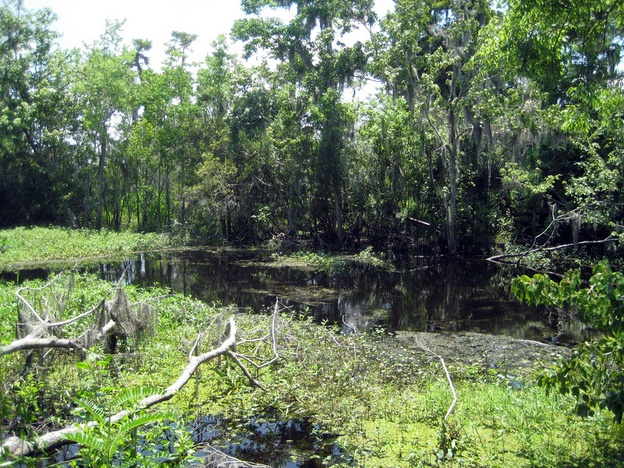
#> input picture Introducao_visao_computacional/imagens/woods.jpg, 624 x 468 px, shrunk from 1000 x 750 before the run, found by its file name
$ jupyter execute 'Copy_of_Aula_8_Visão_Computacional.ipynb'
#> lines starting #> are read from the running program, lines starting #| are printed output that depends on the picture
[cell 1]
import cv2
from PIL import Image
from numpy import *
from pylab import *
import pandas
import matplotlib.pyplot as plt
import matplotlib.image as mpimg
import os # lib para acesso ao sistema operacional -> ler a pasta

from google.colab.patches import cv2_imshow

##Transferindo coloração de uma imagem para outra

Neste notebook será demonstrado a transferência de cor entre duas imagens utilizando o espaço de cores L * a * b *, a média e o desvio padrão de cada canal L *, a * e b *, respectivamente.

O algoritmo funciona assim:

1.   Insira uma imagem de origem e de destino. A imagem de origem contém as cores que você deseja que a imagem de destino absorva.
2.   Converta a imagem de origem e de destino no espaço de cores L * a * b *. O espaço de cores L * a * b * modela a uniformidade perceptiva, onde uma pequena mudança em uma quantidade de valor de cor também deve produzir uma mudança relativamente igual na importância da cor. O espaço de cores L * a * b * faz um trabalho substancialmente melhor em imitar como os humanos interpretam as cores do que o espaço de cores RGB padrão e, como você verá, funciona muito bem para transferência de cores.
3. Divida os canais de origem e destino.

4. Calcule a média e o desvio padrão de cada um dos canais L * a * b * para as imagens de origem e destino.
5. Subtraia a média dos canais L * a * b * da imagem alvo dos canais alvo.
6. Dimensione os canais de destino pela proporção do desvio padrão do destino dividido pelo desvio padrão da origem, multiplicado pelos canais de destino.
7. Adicione as médias dos canais L * a * b * para a origem.
8. Limite quaisquer valores que estejam fora do intervalo [0, 255].
9. Mescle os canais novamente.
10. Converta de volta para o espaço de cores RGB a partir do espaço L * a * b *.

[cell 2]
def transferir_cor(origem, destino):
	# converte as imagens do RGB para o espaço de cor L * ab *.
  # certifique-se de utilizar o tipo de dados de ponto flutuante (nota: OpenCV
  # espera que os dados sejam de 32 bits, então use isso em vez de 64 bits)
	origem = cv2.cvtColor(origem, cv2.COLOR_BGR2LAB).astype("float32")
	destino = cv2.cvtColor(destino, cv2.COLOR_BGR2LAB).astype("float32")
 # computar estatísticas de cores para as imagens de origem e destino
	(lMeanSrc, lStdSrc, aMeanSrc, aStdSrc, bMeanSrc, bStdSrc) = image_stats(origem)
	(lMeanTar, lStdTar, aMeanTar, aStdTar, bMeanTar, bStdTar) = image_stats(destino)
	# subtraindo a média da imagem de destino
	(l, a, b) = cv2.split(destino)
	l -= lMeanTar
	a -= aMeanTar
	b -= bMeanTar
	# escalando pelo desvio padrão
	l = (lStdTar / lStdSrc) * l
	a = (aStdTar / aStdSrc) * a
	b = (bStdTar / bStdSrc) * b
	# adicionando a média da imagem de origem
	l += lMeanSrc
	a += aMeanSrc
	b += bMeanSrc
	# limita as intensidades de pixel para [0, 255] se caso fiquem fora desse intervalo
	l = np.clip(l, 0, 255)
	a = np.clip(a, 0, 255)
	b = np.clip(b, 0, 255)
	# mescla os canais e converte de volta para o espaço de cor RGB,
  # certificando-se de utilizar os dados inteiros
	imagem_transferida = cv2.merge([l, a, b])
	imagem_transferida = cv2.cvtColor(imagem_transferida.astype("uint8"), cv2.COLOR_LAB2BGR)

	# retorna a imagem com a cor transferida
	return imagem_transferida

def image_stats(image):
	# calcula a média e o desvio padrão de cada canal
	(l, a, b) = cv2.split(image)
	(lMean, lStd) = (l.mean(), l.std())
	(aMean, aStd) = (a.mean(), a.std())
	(bMean, bStd) = (b.mean(), b.std())
	# retorna as estatísticas calculadas
	return (lMean, lStd, aMean, aStd, bMean, bStd)

[cell 3]
# Carrega as imagens
origem = cv2.imread('woods.jpg')
#> origem is the input picture: shape (468, 624, 3); mean B, G, R 90.9, 120.1, 104.3
destino = cv2.imread('storm.jpg')
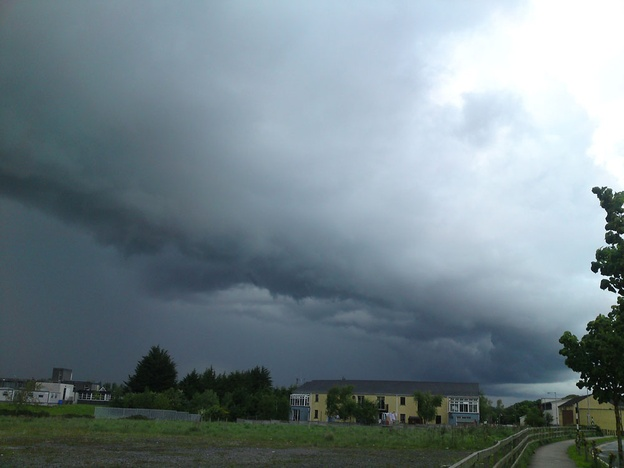
#> input picture Introducao_visao_computacional/imagens/storm.jpg, 624 x 468 px, shrunk from 1000 x 750 before the run, found by its file name
#> destino is the input picture: shape (468, 624, 3); mean B, G, R 138.1, 131.6, 116

# transfere a distribuição de cores da imagem de origem para a imagem de destino
imagem_transferida = transferir_cor(origem, destino)
#> in transferir_cor, `origem = cv2.cvtColor(origem, cv2.COLOR_BGR2LAB).astype("float32")`:
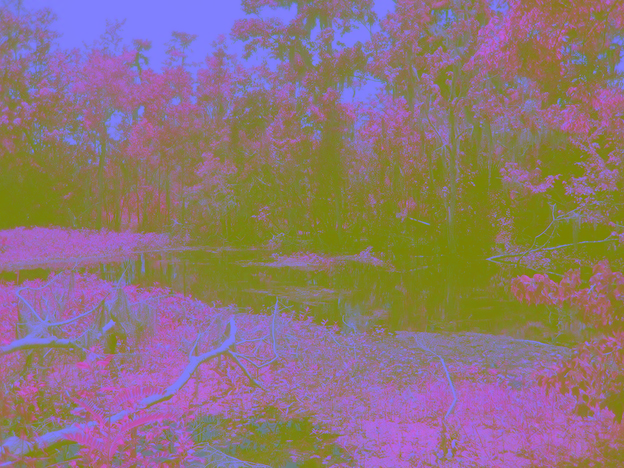
#> origem: shape (468, 624, 3) float32; mean of channels 0, 1, 2 120.6, 117.2, 141.4; drawn as B, G, R
#> in transferir_cor, `destino = cv2.cvtColor(destino, cv2.COLOR_BGR2LAB).astype("float32")`:
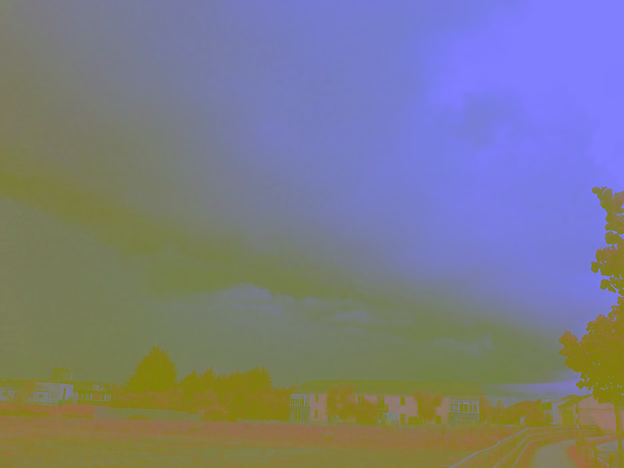
#> destino: shape (468, 624, 3) float32; mean of channels 0, 1, 2 134.6, 123.8, 122.8; drawn as B, G, R
#> in image_stats, `(l, a, b) = cv2.split(image)`:
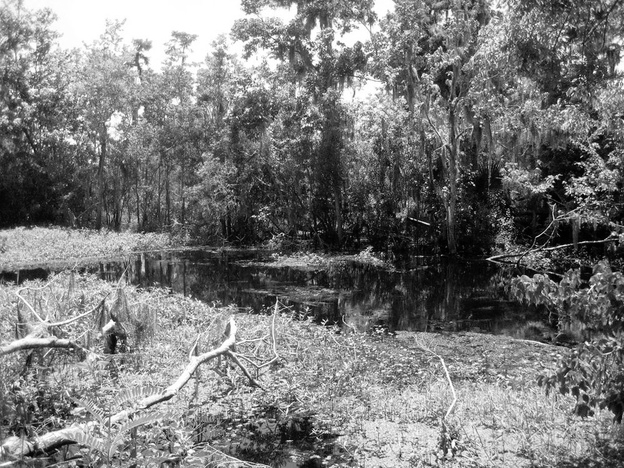
#> l: shape (468, 624) float32; min 0, max 255, mean 120.6
#> in image_stats, `(lMean, lStd) = (l.mean(), l.std())`: lMean = 120.6; lStd = 67.56
#> in image_stats, `(aMean, aStd) = (a.mean(), a.std())`: aMean = 117.2; aStd = 9.25
#> in image_stats, `(bMean, bStd) = (b.mean(), b.std())`: bMean = 141.4; bStd = 16.03
#> in transferir_cor, `(lMeanSrc, lStdSrc, aMeanSrc, aStdSrc, bMeanSrc, bStdSrc) = image_stat..`: lMeanSrc = 120.6; lStdSrc = 67.56; aMeanSrc = 117.2; aStdSrc = 9.25; bMeanSrc = 141.4; bStdSrc = 16.03
#> in image_stats (call 2), `(l, a, b) = cv2.split(image)`:
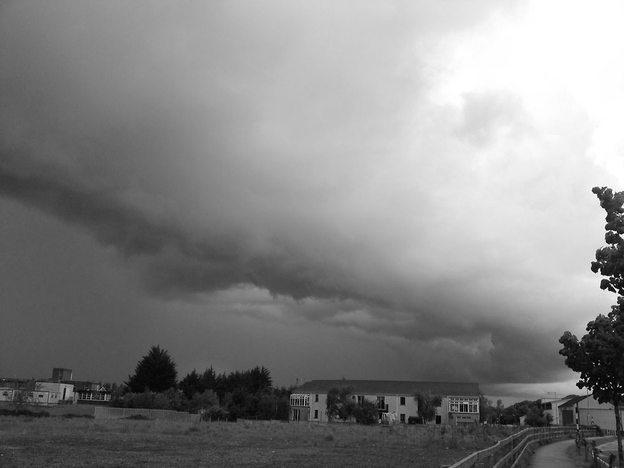
#> l: shape (468, 624) float32; min 1, max 255, mean 134.6
#> in image_stats (call 2), `(l, a, b) = cv2.split(image)`:
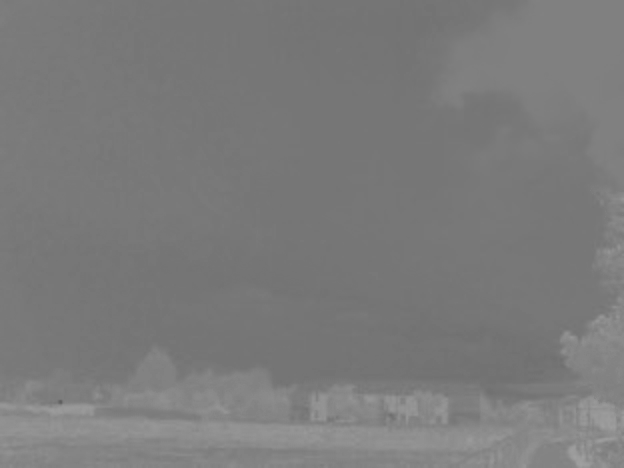
#> b: shape (468, 624) float32; min 94, max 160, mean 122.8
#> in image_stats (call 2), `(lMean, lStd) = (l.mean(), l.std())`: lMean = 134.6; lStd = 67.78
#> in image_stats (call 2), `(aMean, aStd) = (a.mean(), a.std())`: aMean = 123.9; aStd = 2.73
#> in image_stats (call 2), `(bMean, bStd) = (b.mean(), b.std())`: bMean = 122.8; bStd = 7.41
#> in transferir_cor, `(lMeanTar, lStdTar, aMeanTar, aStdTar, bMeanTar, bStdTar) = image_stat..`: lMeanTar = 134.6; lStdTar = 67.78; aMeanTar = 123.9; aStdTar = 2.73; bMeanTar = 122.8; bStdTar = 7.41
#> in transferir_cor, `b -= bMeanTar`:
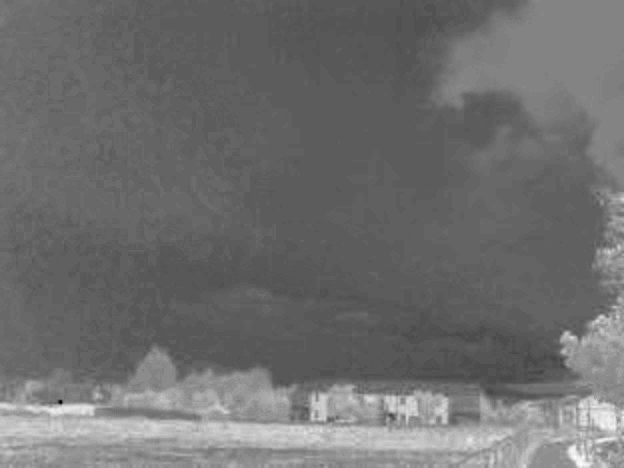
#> b: shape (468, 624) float32; min -28.81, max 37.19, mean 0; drawn with min black and max white
#> in transferir_cor, `imagem_transferida = cv2.cvtColor(imagem_transferida.astype("uint8"), ..`:
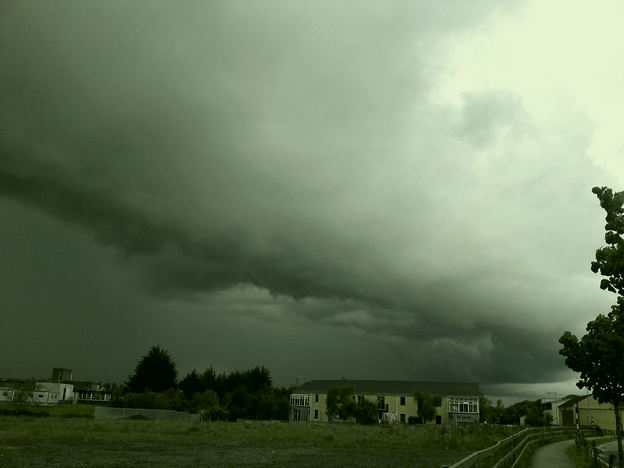
#> imagem_transferida: shape (468, 624, 3); mean B, G, R 93.7, 119.8, 103.8

origem = cv2.cvtColor(origem, cv2.COLOR_BGR2RGB)
destino = cv2.cvtColor(destino, cv2.COLOR_BGR2RGB)
imagem_transferida = cv2.cvtColor(imagem_transferida, cv2.COLOR_BGR2RGB)

fig = plt.figure(figsize=(16, 16))

sub_imagem = fig.add_subplot(1, 3, 1)
imgplot = plt.imshow(origem)
sub_imagem.set_title('Origem')

sub_imagem = fig.add_subplot(1, 3, 2)
imgplot = plt.imshow(destino)
sub_imagem.set_title('Destino')

sub_imagem = fig.add_subplot(1, 3, 3)
imgplot = plt.imshow(imagem_transferida)
sub_imagem.set_title('Transformada')

##Identificando a maturidade dos mamões por meio de Visão Computacional

[cell 4]
# Carregando arquivos
input_folder = '/content/mamao'
files = [os.path.join(input_folder, f) for f in os.listdir(input_folder)]

fig = plt.figure(figsize=(24, 34))
atual = 1
for index,arquivo in enumerate(files):
    #nome_arquivo_completo = os.path.basename(arquivo)
    if(cv2.imread(arquivo) is not None):
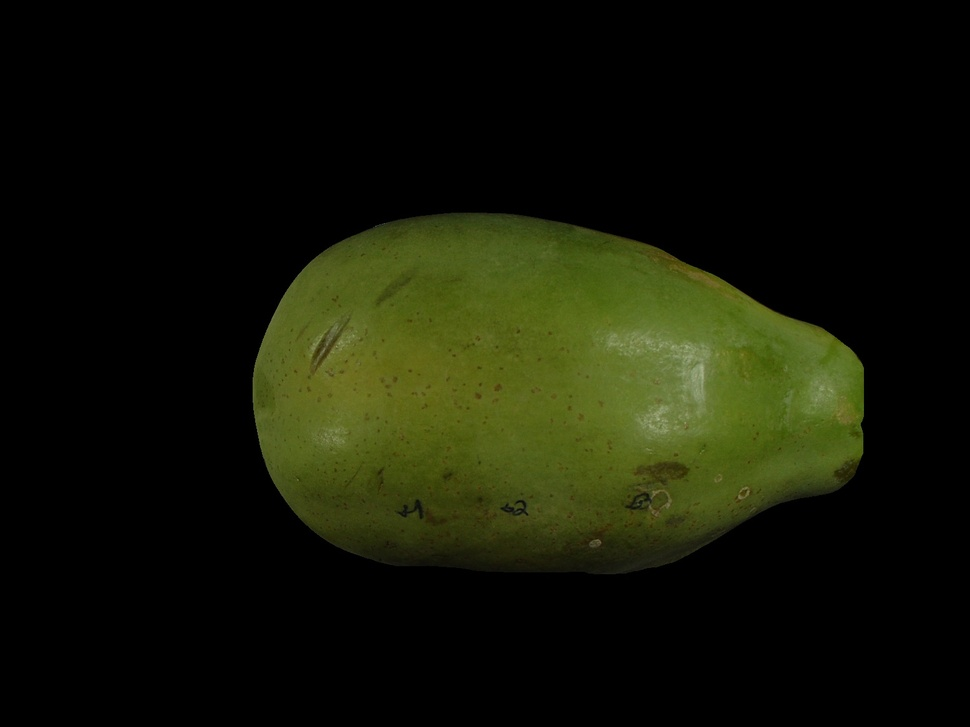
#> input picture Introducao_visao_computacional/imagens/mamao/EM1_D1_.jpg, 970 x 727 px, shrunk from 1555 x 1166 before the run, found by its file name
        imagem =  mpimg.imread(arquivo)
        sub_imagem = fig.add_subplot(4,3, atual)
        atual = atual + 1
        imgplot = plt.imshow(imagem)

##Distinção de maturidade por meio da análise de histogramas

[cell 5]
fig = plt.figure(figsize=(24, 34))
atual = 1
for index,arquivo in enumerate(files):
    nome_arquivo_completo = os.path.basename(arquivo)
    if(cv2.imread(arquivo) is not None):
        imagem =  mpimg.imread(arquivo)
        sub_imagem = fig.add_subplot(5, 4, atual)
        atual = atual + 1
        imgplot = plt.imshow(imagem)

        sub_imagem = fig.add_subplot(5, 4, atual)
        atual = atual + 1
        sub_imagem.set_title(arquivo)

        img_hsv = cv2.cvtColor(imagem, cv2.COLOR_RGB2HSV)
#> img_hsv: shape (727, 970, 3); mean H, S, V 9.4, 46.6, 22.1
        img_hist_1 = hist(img_hsv[:,:,0].flatten(), 32) #=> Canal 0: R(red), 1:B, 2: G ||||| 0: H, 1:S, 2:V
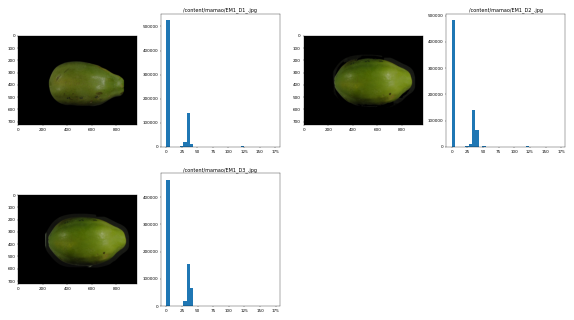
#> figure drawn by matplotlib, 6 panels; panel 2: tallest bar 525512 high, from x = 0 to 5.44; panel 4: tallest bar 482361 high, from x = 0 to 5.41; panel 6: tallest bar 463752 high, from x = 0 to 5.41

##Classificando os mamões de acordo com sua maturidade

[cell 6]
fig = plt.figure(figsize=(24, 34))
atual = 1
for index,arquivo in enumerate(files):
    nome_arquivo_completo = os.path.basename(arquivo)
    if(cv2.imread(arquivo) is not None):
        imagem =  mpimg.imread(arquivo)
        sub_imagem_1 = fig.add_subplot(5, 4, atual)
        atual = atual + 1
        imgplot = plt.imshow(imagem)


        sub_imagem_2 = fig.add_subplot(5, 4, atual)
        atual = atual + 1
        sub_imagem_2.set_title(arquivo)

        img_hsv = cv2.cvtColor(imagem, cv2.COLOR_RGB2HSV)
        img_hist_1 = hist(img_hsv[:,:,0].flatten(), 32)


        #print(img_hist_1[0][6])
        #print(img_hist_1[0][4])
        #print(img_hist_1[0][0]) -> Plano de fundo

        #Classificador
        if img_hist_1[0][6]<img_hist_1[0][4]:
            sub_imagem_1.set_title("Mamão Maduro")
        else:
            sub_imagem_1.set_title("Mamão verde")
#> figure, not shown here; panel 2: tallest bar 525512 high, from x = 0 to 5.44; panel 4: tallest bar 482361 high, from x = 0 to 5.41; panel 6: tallest bar 463752 high, from x = 0 to 5.41
